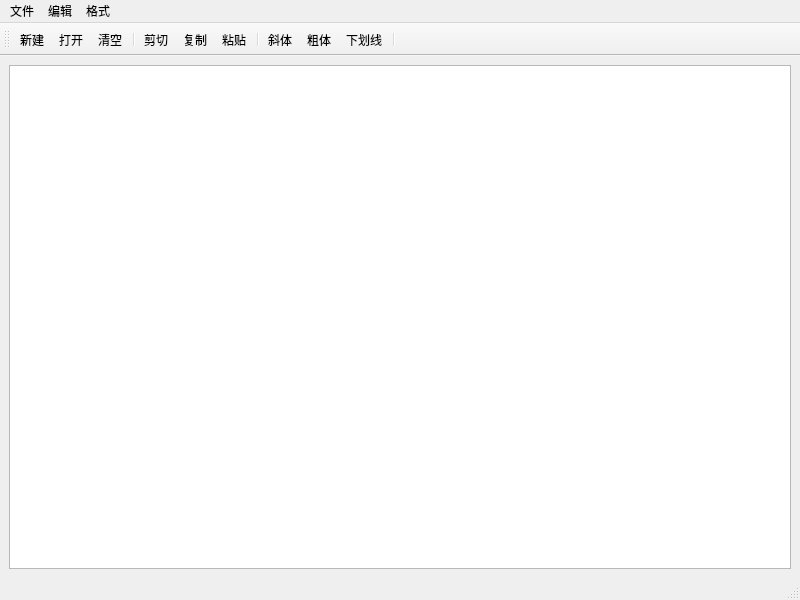
<?xml version="1.0" encoding="UTF-8"?>
<ui version="4.0">
 <class>QWMainWindow</class>
 <widget class="QMainWindow" name="QWMainWindow">
  <property name="geometry">
   <rect>
    <x>0</x>
    <y>0</y>
    <width>800</width>
    <height>600</height>
   </rect>
  </property>
  <property name="windowTitle">
   <string>QWMainWindow</string>
  </property>
  <widget class="QWidget" name="centralwidget">
   <layout class="QVBoxLayout" name="verticalLayout">
    <item>
     <widget class="QTextEdit" name="txtEdit"/>
    </item>
   </layout>
  </widget>
  <widget class="QMenuBar" name="menubar">
   <property name="geometry">
    <rect>
     <x>0</x>
     <y>0</y>
     <width>800</width>
     <height>21</height>
    </rect>
   </property>
   <widget class="QMenu" name="menu">
    <property name="title">
     <string>文件</string>
    </property>
    <addaction name="actNew"/>
    <addaction name="actOpen"/>
    <addaction name="separator"/>
    <addaction name="actClose"/>
   </widget>
   <widget class="QMenu" name="menu_2">
    <property name="title">
     <string>编辑</string>
    </property>
    <addaction name="actCut"/>
    <addaction name="actCopy"/>
    <addaction name="actPaste"/>
    <addaction name="separator"/>
    <addaction name="actClear"/>
   </widget>
   <widget class="QMenu" name="menu_3">
    <property name="title">
     <string>格式</string>
    </property>
    <addaction name="actFontItalic"/>
    <addaction name="actFontBold"/>
    <addaction name="actFontUnder"/>
    <addaction name="separator"/>
    <addaction name="actToolbarLab"/>
   </widget>
   <addaction name="menu"/>
   <addaction name="menu_2"/>
   <addaction name="menu_3"/>
  </widget>
  <widget class="QStatusBar" name="statusbar"/>
  <widget class="QToolBar" name="mainToolBar">
   <property name="windowTitle">
    <string>toolBar</string>
   </property>
   <attribute name="toolBarArea">
    <enum>TopToolBarArea</enum>
   </attribute>
   <attribute name="toolBarBreak">
    <bool>false</bool>
   </attribute>
   <addaction name="actNew"/>
   <addaction name="actOpen"/>
   <addaction name="actClear"/>
   <addaction name="separator"/>
   <addaction name="actCut"/>
   <addaction name="actCopy"/>
   <addaction name="actPaste"/>
   <addaction name="separator"/>
   <addaction name="actFontItalic"/>
   <addaction name="actFontBold"/>
   <addaction name="actFontUnder"/>
   <addaction name="separator"/>
  </widget>
  <action name="actOpen">
   <property name="text">
    <string>打开...</string>
   </property>
   <property name="toolTip">
    <string>打开文件</string>
   </property>
   <property name="shortcut">
    <string>Ctrl+O</string>
   </property>
  </action>
  <action name="actCut">
   <property name="text">
    <string>剪切</string>
   </property>
   <property name="toolTip">
    <string>剪切</string>
   </property>
   <property name="shortcut">
    <string>Ctrl+X</string>
   </property>
  </action>
  <action name="actCopy">
   <property name="text">
    <string>复制</string>
   </property>
   <property name="toolTip">
    <string>复制</string>
   </property>
   <property name="shortcut">
    <string>Ctrl+C</string>
   </property>
  </action>
  <action name="actPaste">
   <property name="text">
    <string>粘贴</string>
   </property>
   <property name="toolTip">
    <string>粘贴</string>
   </property>
   <property name="shortcut">
    <string>Ctrl+P</string>
   </property>
  </action>
  <action name="actFontBold">
   <property name="checkable">
    <bool>true</bool>
   </property>
   <property name="text">
    <string>粗体</string>
   </property>
   <property name="toolTip">
    <string>粗体</string>
   </property>
  </action>
  <action name="actFontItalic">
   <property name="checkable">
    <bool>true</bool>
   </property>
   <property name="text">
    <string>斜体</string>
   </property>
   <property name="toolTip">
    <string>斜体</string>
   </property>
  </action>
  <action name="actFontUnder">
   <property name="checkable">
    <bool>true</bool>
   </property>
   <property name="text">
    <string>下划线</string>
   </property>
   <property name="toolTip">
    <string>下划线</string>
   </property>
  </action>
  <action name="actClose">
   <property name="text">
    <string>退出</string>
   </property>
   <property name="toolTip">
    <string>退出</string>
   </property>
  </action>
  <action name="actClear">
   <property name="text">
    <string>清空</string>
   </property>
   <property name="toolTip">
    <string>清空内容</string>
   </property>
  </action>
  <action name="actFont">
   <property name="text">
    <string>字体...</string>
   </property>
   <property name="toolTip">
    <string>设置字体</string>
   </property>
  </action>
  <action name="actNew">
   <property name="text">
    <string>新建</string>
   </property>
   <property name="toolTip">
    <string>新建</string>
   </property>
   <property name="shortcut">
    <string>Ctrl+N</string>
   </property>
  </action>
  <action name="actToolbarLab">
   <property name="text">
    <string>显示工具栏文字标签</string>
   </property>
   <property name="toolTip">
    <string>显示工具栏文字标签</string>
   </property>
  </action>
 </widget>
 <resources/>
 <connections>
  <connection>
   <sender>actClear</sender>
   <signal>triggered()</signal>
   <receiver>txtEdit</receiver>
   <slot>clear()</slot>
   <hints>
    <hint type="sourcelabel">
     <x>-1</x>
     <y>-1</y>
    </hint>
    <hint type="destinationlabel">
     <x>399</x>
     <y>312</y>
    </hint>
   </hints>
  </connection>
  <connection>
   <sender>actPaste</sender>
   <signal>triggered()</signal>
   <receiver>txtEdit</receiver>
   <slot>paste()</slot>
   <hints>
    <hint type="sourcelabel">
     <x>-1</x>
     <y>-1</y>
    </hint>
    <hint type="destinationlabel">
     <x>399</x>
     <y>312</y>
    </hint>
   </hints>
  </connection>
  <connection>
   <sender>actCut</sender>
   <signal>triggered()</signal>
   <receiver>txtEdit</receiver>
   <slot>cut()</slot>
   <hints>
    <hint type="sourcelabel">
     <x>-1</x>
     <y>-1</y>
    </hint>
    <hint type="destinationlabel">
     <x>399</x>
     <y>312</y>
    </hint>
   </hints>
  </connection>
  <connection>
   <sender>actCopy</sender>
   <signal>triggered()</signal>
   <receiver>txtEdit</receiver>
   <slot>copy()</slot>
   <hints>
    <hint type="sourcelabel">
     <x>-1</x>
     <y>-1</y>
    </hint>
    <hint type="destinationlabel">
     <x>399</x>
     <y>312</y>
    </hint>
   </hints>
  </connection>
  <connection>
   <sender>actClose</sender>
   <signal>triggered()</signal>
   <receiver>QWMainWindow</receiver>
   <slot>close()</slot>
   <hints>
    <hint type="sourcelabel">
     <x>-1</x>
     <y>-1</y>
    </hint>
    <hint type="destinationlabel">
     <x>399</x>
     <y>299</y>
    </hint>
   </hints>
  </connection>
  <connection>
   <sender>actFontItalic</sender>
   <signal>triggered(bool)</signal>
   <receiver>txtEdit</receiver>
   <slot>setFontItalic(bool)</slot>
   <hints>
    <hint type="sourcelabel">
     <x>-1</x>
     <y>-1</y>
    </hint>
    <hint type="destinationlabel">
     <x>399</x>
     <y>312</y>
    </hint>
   </hints>
  </connection>
  <connection>
   <sender>actFontUnder</sender>
   <signal>triggered(bool)</signal>
   <receiver>txtEdit</receiver>
   <slot>setFontUnderline(bool)</slot>
   <hints>
    <hint type="sourcelabel">
     <x>-1</x>
     <y>-1</y>
    </hint>
    <hint type="destinationlabel">
     <x>399</x>
     <y>312</y>
    </hint>
   </hints>
  </connection>
 </connections>
</ui>
